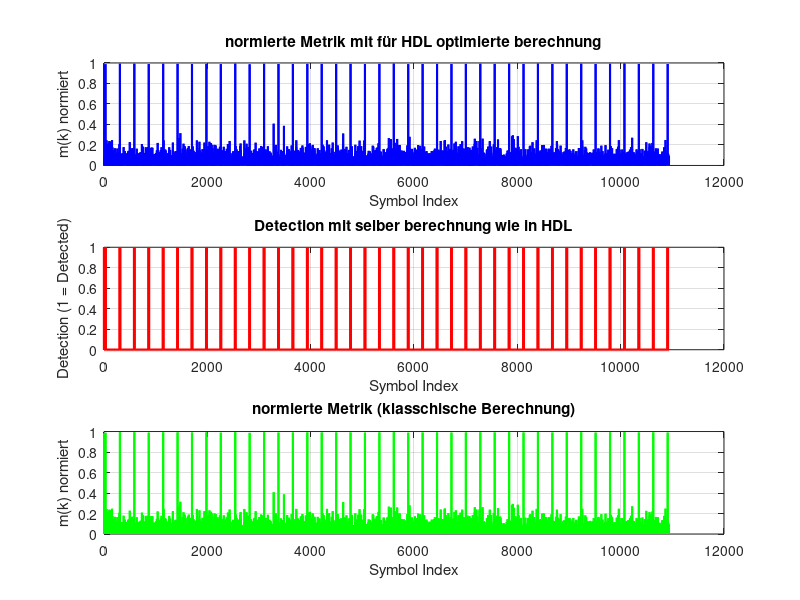

The MATLAB source for this figure:
close all;
clear;
clc;

%%%%%%%%%%% Signalfile laden %%%%%%%%%%%%%%%%%%%
load('test_signal_1.mat');  % Erwartet: Variablen 'symbole_rx' und 'preamble'

%%%%%%%% Parameter %%%%%%%%%%%%%%%
Lp = length(preamble);       % Länge der Präambel (z.B. 23)
T = 0.71;                   % Schwellenwert (Threshold)
T_Lp = T * Lp;             % Konstante für die transformierte Ungleichung
N = length(symbole_rx) - Lp;
last_detect = 1;

%%%%%%%%%%% Berechnung – Methode 1 %%%%%%%%%%%%%%%%%%
metrik_reell_vec1 = zeros(1, N);
detect_vec       = zeros(1, N);

for it = 1:N
    % Berechne die Summe (ohne Division) über das Fenster
    temp_sum = sum( symbole_rx(it:it+Lp-1) .* conj(preamble) );
    if(abs(real(temp_sum)) >7 || abs(imag(temp_sum))>7)
    temp_sum;
    end
    % Leistungsabschätzung als Summe der quadrierten Beträge
    power_estimate = sum( real(symbole_rx(it:it+Lp-1)).^2 + imag(symbole_rx(it:it+Lp-1)).^2 );
    if(power_estimate > 7)
    power_estimate;
    end
    
    % Normierte Metrik gemäß Herleitung:
    metrik_reell_vec1(it) = (real(temp_sum)^2+imag(temp_sum)^2) / (Lp * power_estimate);
    
    % Transformierte Ungleichung
    if (real(temp_sum)^2+imag(temp_sum)^2) > T_Lp * power_estimate
        detect_vec(it) = 1;
        payload_estimate = it - last_detect - Lp;
        last_detect = it;
    else
        detect_vec(it) = 0;
    end
end

%%%%%%%%%%% Berechnung – Methode 2 (Mean-Version) %%%%%%%%%%%%%%%%%%
metrik_reell_vec2 = zeros(1, N);
for it = 1:N
   metrik_temp    = sum( symbole_rx(it:it+Lp-1) .* conj(preamble) ) / Lp;
   power_estimate = mean( abs(symbole_rx(it:it+Lp-1)).^2 );
   metrik_reell_vec2(it) = (abs(metrik_temp)^2) / power_estimate;
end

%%%%%%%%%%% Plot %%%%%%%%%%%%%%%%%%
figure;
subplot(3,1,1);
plot(metrik_reell_vec1, 'b', 'LineWidth', 1.5);
grid on;
xlabel('Symbol Index');
ylabel('m(k) normiert');
title('normierte Metrik mit für HDL optimierte berechnung');

subplot(3,1,2);
plot(detect_vec, 'r', 'LineWidth', 2);
grid on;
xlabel('Symbol Index');
ylabel('Detection (1 = Detected)');
title('Detection mit selber berechnung wie in HDL');

subplot(3,1,3);
plot(metrik_reell_vec2, 'g', 'LineWidth', 1.5);
grid on;
xlabel('Symbol Index');
ylabel('m(k) normiert');
title('normierte Metrik (klasschische Berechnung)');

%%%%%%%%%%% Ausgabe der Detektionsposition %%%%%%%%%%%%%%%%%%
detection_idx = find(detect_vec, 1, 'first');
if ~isempty(detection_idx)
    fprintf('Preamble detected (Methode 1) at symbol index: %d\n', detection_idx);
else
    fprintf('No preamble detected (Methode 1).\n');
end
